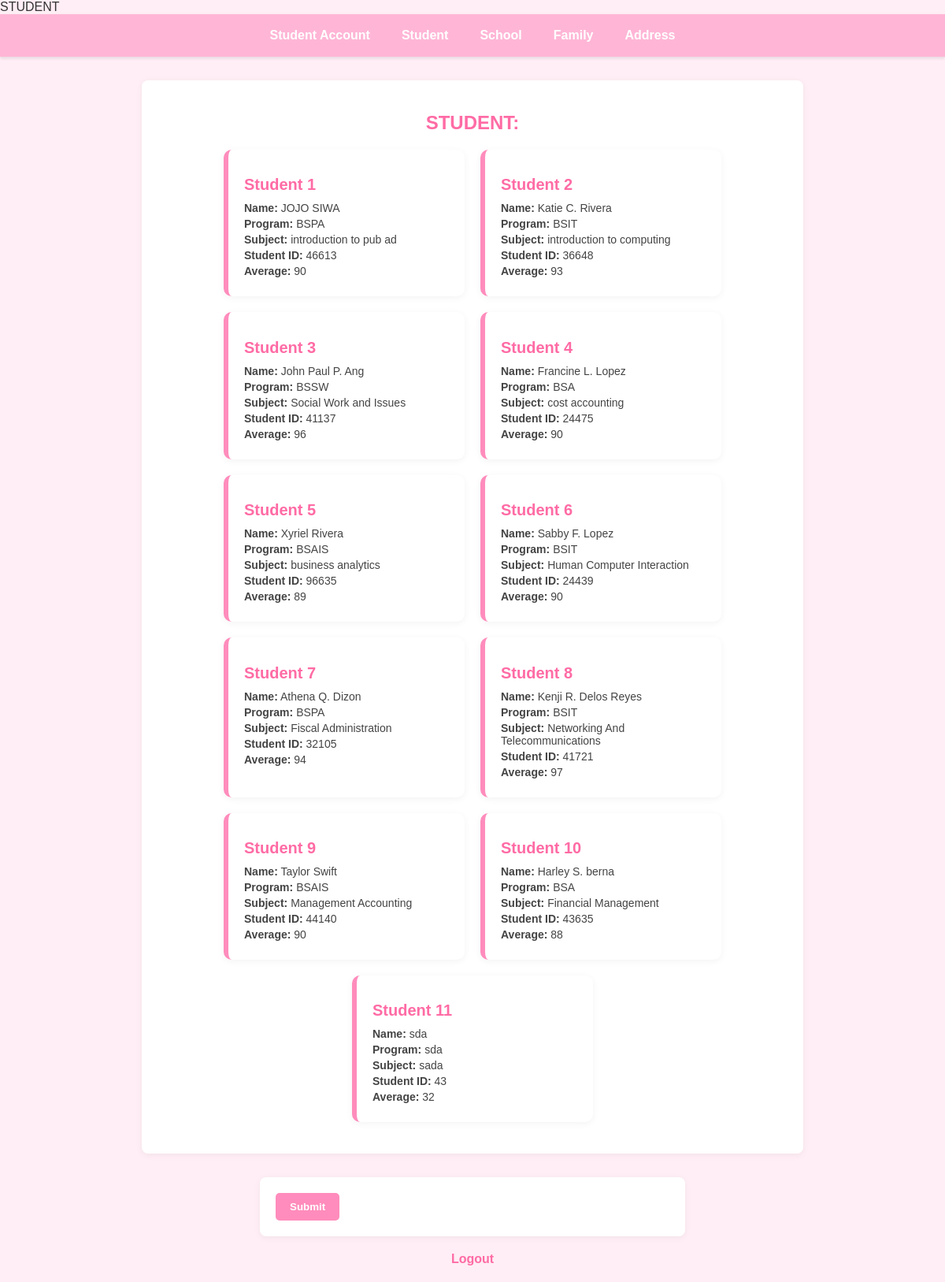
The page /student/ on the database its author committed.
### online_enrollment/models.py (models this page shows, shortened)
class Student(models.Model):
    name = models.CharField(max_length=100)
    program = models.CharField(max_length=100)
    subject = models.CharField(max_length=100)
    student_id = models.IntegerField()
    ave_grade = models.IntegerField()

### online_enrollment/views.py (the view)
# urls.py: path('student/', views.student_view, name="student"),
def student_view(request):
    form = Student.objects.all()
    return render(request, 'student.html', {'form': form} )

### online_enrollment/templates/student.html (shortened to what this page needs)
{% extends 'dashboard.html' %}
{% block content %}
<h2>STUDENT:</h2>
<div class="container">
    {% for x in form %}
    <div class="students">
        <h1>Student {{ forloop.counter }}</h1>
        <p><strong>Name:</strong> {{ x.name }}</p>
        <p><strong>Program:</strong> {{ x.program }}</p>
        <p><strong>Subject:</strong> {{ x.subject }}</p>
        <p><strong>Student ID:</strong> {{ x.student_id }}</p>
        <p><strong>Average:</strong> {{ x.ave_grade }}</p>
    </div>
    {% endfor %}
</div>
{% endblock %}

### online_enrollment/templates/dashboard.html (style rules this page uses)
body { margin: 0; padding: 0; font-family: Arial, Helvetica, sans-serif; background: #ffeef5; color: #333; }

### online_enrollment/templates/student.html (style rules this page uses)
.container { max-width: 900px; margin: 20px auto; display: flex; flex-wrap: wrap; gap: 20px; justify-content: center; }
.students { background: white; width: 260px; padding: 20px; border-radius: 10px; box-shadow: 0 2px 10px rgba(0,0,0,0.05); border-left: 6px solid #ff8cbc; transition: 0.3s; }
h2 { text-align: center; color: #ff6ba5; margin-top: 20px; }
.students h1 { font-size: 20px; color: #ff6ba5; margin-bottom: 10px; }
.students p { margin: 4px 0; font-size: 14px; color: #444; }

### rows shown on the page
Student: name "JOJO SIWA", program "BSPA", subject "introduction to pub ad", student_id "46613", ave_grade "90"
Student: name "Katie C. Rivera", program "BSIT", subject "introduction to computing", student_id "36648", ave_grade "93"
Student: name "John Paul P. Ang", program "BSSW", subject "Social Work and Issues", student_id "41137", ave_grade "96"
Student: name "Francine L. Lopez", program "BSA", subject "cost accounting", student_id "24475", ave_grade "90"
Student: name "Xyriel Rivera", program "BSAIS", subject "business analytics", student_id "96635", ave_grade "89"
Student: name "Sabby F. Lopez", program "BSIT", subject "Human Computer Interaction", student_id "24439", ave_grade "90"
Student: name "Athena Q. Dizon", program "BSPA", subject "Fiscal Administration", student_id "32105", ave_grade "94"
Student: name "Kenji R. Delos Reyes", program "BSIT", subject "Networking And Telecommunications", student_id "41721", ave_grade "97"
Student: name "Taylor Swift", program "BSAIS", subject "Management Accounting", student_id "44140", ave_grade "90"
Student: name "Harley S. berna", program "BSA", subject "Financial Management", student_id "43635", ave_grade "88"
Student: name "sda", program "sda", subject "sada", student_id "43", ave_grade "32"
